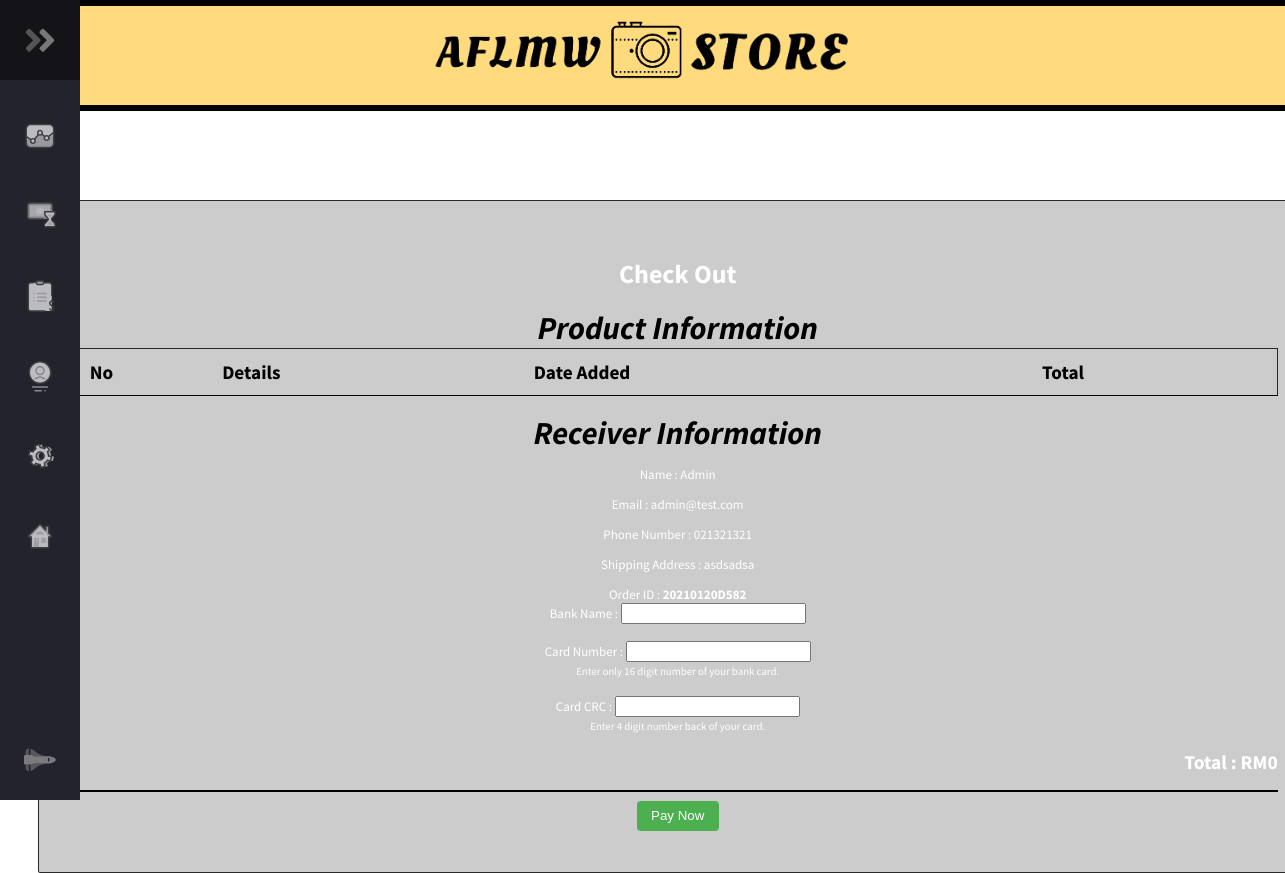
The page /checkOut.php (signed in) on the database its author committed.
### tables this page shows
CREATE TABLE `user` (
  `id` int(11) NOT NULL,
  `name` varchar(255) NOT NULL DEFAULT '0',
  `email` varchar(255) NOT NULL DEFAULT '0',
  `password` varchar(255) NOT NULL DEFAULT '0',
  `type` int(11) DEFAULT 2,
  `user_address` varchar(255) NOT NULL,
  `mobile_no` varchar(11) NOT NULL,
  `date_created` timestamp NULL DEFAULT current_timestamp()
);

### checkOut.php (the view, shortened to what this page needs)
<?php
require('inc/config.php');
$today = date("Ymd");
$randomOrderID = $today . strtoupper(substr(uniqid(sha1(time())), 0, 4));
$user_id = $_SESSION['id'];
$sqlUser = "SELECT * from user WHERE id = '$user_id'";
$result2 = mysqli_query($conn, $sqlUser);
$user = mysqli_fetch_all($result2, MYSQLI_ASSOC);
?>
<!DOCTYPE html>
<html lang="en">
<head>
    <link rel="stylesheet" href="assets/css/container.css">
    <link rel="stylesheet" href="assets/css/index.css">
</head>
<body class="checkOut">
    <div class="banner">
        <img src="assets/images/logo.png" alt="logo">
    </div>
    <div class="container">
        <h1>Check Out</h1>
        <a><b><i>Product Information</i></b></a>
        <table class="checkOutProductInformation">
            <tr>
                <th>No</th>
                <th>Details</th>
                <th>Date Added</th>
                <th>Total</th>
            </tr>
            <?php $total = 0; ?>
        </table>
        <br>
        <a><b><i>Receiver Information</i></b></a>
        <p>Name : <?php echo $user[0]['name']; ?></p>
        <p>Email : <?php echo $user[0]['email']; ?></p>
        <p>Phone Number : <?php echo $user[0]['mobile_no']; ?></p>
        <p>Shipping Address : <?php echo $user[0]['user_address']; ?></p>
        <form class="checkOutReceiverInformation" action="payment-submit.php" method="post" name="checkout" onsubmit="chkcc()">
            <label>Order ID : <b><?php echo $randomOrderID; ?></b></label>
            <div>
                <label for="bankName">Bank Name : </label>
                <input type="text" name="bank_name" required id="bankName">
            </div>
            <br>
            <div>
                <label for="bankNo">Card Number : </label>
                <input type="text" name="card_number" required id="bankNo"><br>
                <small>Enter only 16 digit number of your bank card.</small>
            </div>
            <br>
            <div>
                <label for="bankCRC">Card CRC : </label>
                <input type="password" name="card_crc"required id="bankCRC"><br>
                <small>Enter 4 digit number back of your card.</small>
            </div>
            <h2>Total : RM<?php echo $total; ?></h2>
            <hr>
            <button type="submit" class="btn-success">Pay Now</button>
        </form>
    </div>
    <?php require('inc/navBar.php'); ?>
</body>
</html>

### assets/css/container.css (style rules this page uses)
body { background-image: url("https://images.pexels.com/photos/1595241/pexels-photo-1595241.jpeg?auto=compress&cs=tinysrgb&dpr=2&h=650&w=940"); width: 100%; height: 100%; background-size: cover; position: absolute; }
.container { position: absolute; width: 1200px; top: 25%; left: 50%; border: 1px solid rgba(0, 0, 0, 0.8); border-radius: 2px; transform: translateX(-50%); padding: 3em; margin-bottom: 2rem; background-color: rgba(177, 177, 177, 0.65); }
.container table { border: 1px solid rgba(0, 0, 0, 0.8); font-family: 'Source Sans Pro', sans-serif; font-weight: 100; color: black; text-align: justify; font-size: 1.2rem; border-bottom: 1px solid black; width: 100%; padding: 0.5rem; }
.container h2 { text-align: right; }
.container a { text-align: center; font-size: 2rem; color: black; }
.btn-success { display: inline-block; text-align: center; text-decoration: none; margin: 2px 0; border: solid 1px transparent; border-radius: 4px; padding: 0.5em 1em; color: #ffffff; background-color: #4CAF50; }

### assets/css/index.css (style rules this page uses)
:root { font-size: 16px; --text-primary: #b6b6b6; --text-secondary: #ececec; --bg-primary: #23232e; --bg-secondary: #141418; --transition-speed: 600ms; width: 100vw; }
.banner { background-color: rgba(255, 215, 111, 0.89); width: 100%; border-bottom: 0.5em solid #000000; border-top: 0.5em solid #000000; background-size: cover; }
.banner img { max-width: 55vh; }
hr { border-style: double; border-color: black; }
body { font: 13px "Source Sans Pro", Arial, Helvetica, sans-serif; color: #ffffff; text-align: center; height: 100vh; min-width: 100vw; margin: auto; overflow-x: hidden; }
@media only screen and (min-width: 600px) { .reg-form, .login-form, .container { margin-left: 2.2rem; } }

### rows shown on the page
user: name "Admin", email "admin@test.com", mobile_no "021321321", user_address "asdsadsa"

### other values the page prints
$total "0"
